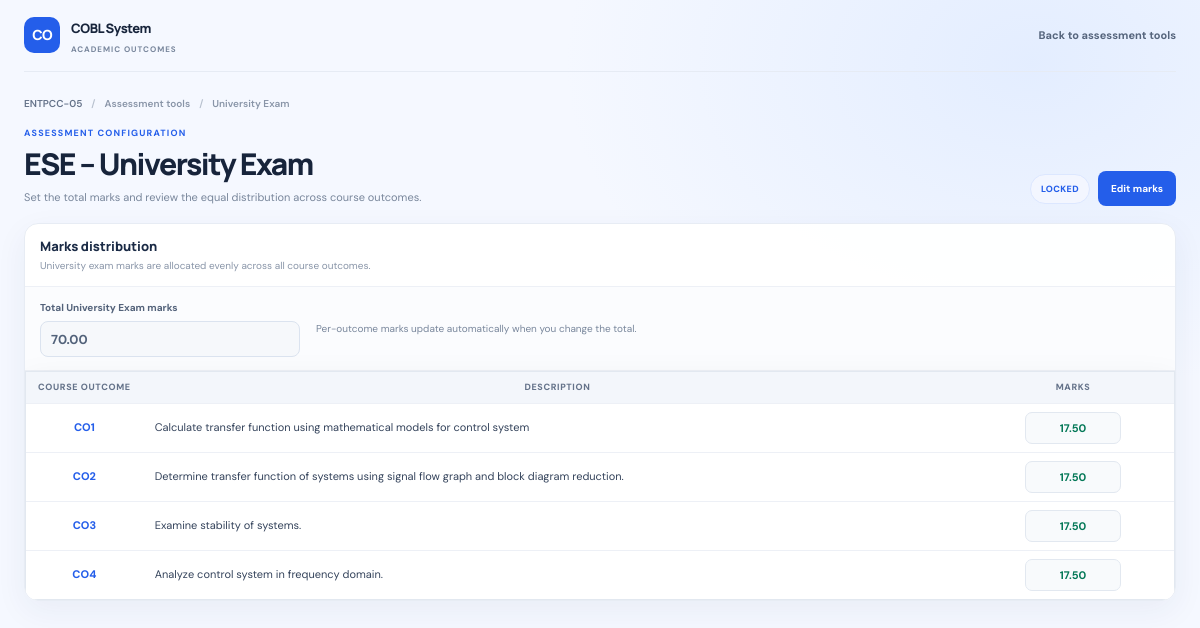
The app's page /tools/university_exam/4/ (signed in) with its own data.
### accounts/models.py (models this page shows, shortened)
class Course(models.Model):
    academic_class = models.ForeignKey(
        AcademicClass,
        on_delete=models.CASCADE,
        related_name="courses"
    )
    course_code = models.CharField(max_length=20)
    course_name = models.CharField(max_length=100)
    faculty = models.ForeignKey(
        settings.AUTH_USER_MODEL,
        on_delete=models.SET_NULL,
        null=True,
        blank=True,
        limit_choices_to={"role__in": ["FACULTY", "HOD"]}
    )

class AssessmentTool(models.Model):
    course = models.ForeignKey(
        "Course",
        on_delete=models.CASCADE,
        related_name="assessment_tools"
    )
    main_tool = models.CharField(max_length=50)
    sub_tool = models.CharField(max_length=100)
    is_locked = models.BooleanField(default=False)
    created_at = models.DateTimeField(auto_now_add=True)
    class Meta:
        ordering = ["created_at"]

class CourseOutcome(models.Model):
    course = models.ForeignKey(
        "Course",   # 🔥 string reference
        on_delete=models.CASCADE,
        related_name="cos"
    )
    co_number = models.PositiveIntegerField()
    description = models.TextField()
    is_locked = models.BooleanField(default=False)
    class Meta:
        unique_together = ("course", "co_number")
        ordering = ["co_number"]

class UniversityExam(models.Model):
    tool = models.ForeignKey(
        "AssessmentTool",
        on_delete=models.CASCADE,
        related_name="university_exams"
    )
    co = models.ForeignKey(
        "CourseOutcome",
        on_delete=models.CASCADE
    )
    marks = models.FloatField(default=0)
    class Meta:
        unique_together = ("tool", "co")

### accounts/views.py (the view, shortened to what this page needs)
@login_required
def university_exam_page(request, tool_id):
    tool = get_object_or_404(AssessmentTool, id=tool_id)
    course = tool.course
    assessment_label = tool.sub_tool or "University Exam"
    edit_mode = request.GET.get("edit") == "1"
    cos = CourseOutcome.objects.filter(
        course=course
    ).order_by("co_number")
    saved = UniversityExam.objects.filter(tool=tool).select_related("co")
    is_locked = saved.exists() and not edit_mode
    saved_by_co = {item.co_id: item.marks for item in saved}
    total_marks = sum(saved_by_co.values())
    co_rows = [
        {
            "co": co,
            "saved_marks": saved_by_co.get(co.id),
        }
        for co in cos
    ]
    return render(
        request,
        "tools/university_exam.html",
        {
            "tool": tool,
            "course": course,
            "assessment_label": assessment_label,
            "co_rows": co_rows,
            "total_marks": total_marks,
            "is_locked": is_locked,
        }
    )

### accounts/templates/tools/university_exam.html (shortened to what this page needs)
<!DOCTYPE html>
<html lang="en">
<head>
    <link rel="stylesheet" href="/static/css/site.css">
</head>
<body>
    <div class="page-shell">
        <header class="topbar">
            <a class="brand" href="{% url 'assessment_tool_page' course.id %}" aria-label="COBL assessment tools">
                <span class="brand-mark">CO</span>
                <span>
                    <span class="brand-name">COBL System</span>
                    <span class="brand-caption">Academic Outcomes</span>
                </span>
            </a>
            <a class="back-link" href="{% url 'assessment_tool_page' course.id %}">Back to assessment tools</a>
        </header>
        <main class="page-content">
            <nav class="breadcrumb" aria-label="Breadcrumb">
                <a href="{% url 'assessment_tool_page' course.id %}">{{ course.course_code }}</a>
                <span class="breadcrumb-separator">/</span>
                <span>Assessment tools</span>
                <span class="breadcrumb-separator">/</span>
                <span>{{ assessment_label }}</span>
            </nav>
            <div class="page-heading">
                <div>
                    <p class="eyebrow">Assessment configuration</p>
                    <h1>{{ tool.main_tool }} – {{ assessment_label }}</h1>
                    <p class="page-description">Set the total marks and review the equal distribution across course outcomes.</p>
                </div>
                <div class="heading-actions">
                    <span class="status-badge{% if not is_locked %} editing{% endif %}">
                        {% if is_locked %}LOCKED{% else %}EDIT MODE{% endif %}
                    </span>
                    {% if is_locked %}
                    <a class="button button-primary" href="?edit=1">Edit marks</a>
                    {% else %}
                    <button class="button button-primary" type="submit" form="universityExamForm">Save changes</button>
                    {% endif %}
                </div>
            </div>
            <form method="post" id="universityExamForm">
                <section class="panel" aria-labelledby="distributionTitle">
                    <div class="panel-heading">
                        <h2 class="panel-title" id="distributionTitle">Marks distribution</h2>
                        <p class="panel-subtitle">University exam marks are allocated evenly across all course outcomes.</p>
                    </div>
                    <div class="distribution">
                        <div>
                            <label for="totalMarks">Total {{ assessment_label }} marks</label>
                            <input type="number"
                                   name="total_marks"
                                   id="totalMarks"
                                   value="{{ total_marks|floatformat:2 }}"
                                   step="0.01"
                                   min="0"
                                   {% if is_locked %}readonly{% endif %}
                                   oninput="distributeMarks()">
                        </div>
                        <p class="hint">Per-outcome marks update automatically when you change the total.</p>
                    </div>
                    <div class="table-wrap">
                        <table class="co-table">
                            <thead>
                                <tr>
                                    <th scope="col">Course outcome</th>
                                    <th scope="col">Description</th>
                                    <th scope="col">Marks</th>
                                </tr>
                            </thead>
                            <tbody>
                                {% for row in co_rows %}
                                <tr>
                                    <td class="co-code">CO{{ row.co.co_number }}</td>
                                    <td class="description">{{ row.co.description }}</td>
                                    <td>
                                        <input type="text"
                                               class="co-marks"
                                               value="{% if row.saved_marks is not None %}{{ row.saved_marks|floatformat:2 }}{% endif %}"
                                               readonly
                                               aria-label="Marks allocated to CO{{ row.co.co_number }}">
                                    </td>
                                </tr>
                                {% empty %}
                                <tr>
                                    <td class="empty-state" colspan="3">Add course outcomes before configuring {{ assessment_label }} marks.</td>
                                </tr>
                                {% endfor %}
                            </tbody>
                        </table>
                    </div>
                </section>
            </form>
        </main>
    </div>
</body>
</html>

### accounts/static/css/site.css (style rules this page uses)
:root { color-scheme: light; --site-bg: #f4f7fb; --site-surface: #ffffff; --site-border: #e2e8f0; --site-text: #1e293b; --site-muted: #64748b; --site-primary: #2563eb; --site-primary-hover: #1d4ed8; --site-shadow: 0 12px 32px rgba(15, 23, 42, 0.08); }
html { min-height: 100%; background: var(--site-bg); }
body { min-height: 100vh; background: var(--site-bg) !important; background-image: none !important; color: var(--site-text) !important; font-family: Inter, "Segoe UI", Arial, sans-serif !important; line-height: 1.6; }
.navbar, .card, .dashboard-card, .section, .form-card, .login-box, .modal-box, .totals-panel, .table-box, .table-wrapper, .table-container, .table-wrap, .excel-card, .user-header, .faculty-info, .class-info { background: var(--site-surface) !important; color: var(--site-text) !important; border: 1px solid var(--site-border) !important; box-shadow: var(--site-shadow) !important; -webkit-backdrop-filter: none !important; backdrop-filter: none !important; }
h1, h2, h3, h4, h5, h6, p, label, legend, th, td { color: var(--site-text); }
a { transition: color 160ms ease, background-color 160ms ease, box-shadow 160ms ease; }
input, select, textarea { max-width: 100%; min-height: 42px; border: 1px solid #cbd5e1 !important; border-radius: 8px !important; background: #fff !important; color: var(--site-text) !important; }
input::placeholder, textarea::placeholder { color: #94a3b8 !important; }
.total-input, input[readonly] { color: #047857 !important; }
.table-wrapper, .table-box, .table-container, .table-wrap, .table-responsive { max-width: 100%; overflow-x: auto; -webkit-overflow-scrolling: touch; }
table { color: var(--site-text); }
th { background: #eaf1ff !important; color: #1e3a8a !important; }
td { color: var(--site-text); }

### records on screen
Course: course_code "ENTPCC-05"
AssessmentTool: sub_tool "University Exam", main_tool "ESE"
CourseOutcome: co.co_number "1", co.description "Calculate transfer function using mathematical models for control system", saved_marks "17.50"
CourseOutcome: co.co_number "2", co.description "Determine transfer function of systems using signal flow graph and block diagram reduction.", saved_marks "17.50"
CourseOutcome: co.co_number "3", co.description "Examine stability of systems.", saved_marks "17.50"
CourseOutcome: co.co_number "4", co.description "Analyze control system in frequency domain.", saved_marks "17.50"
